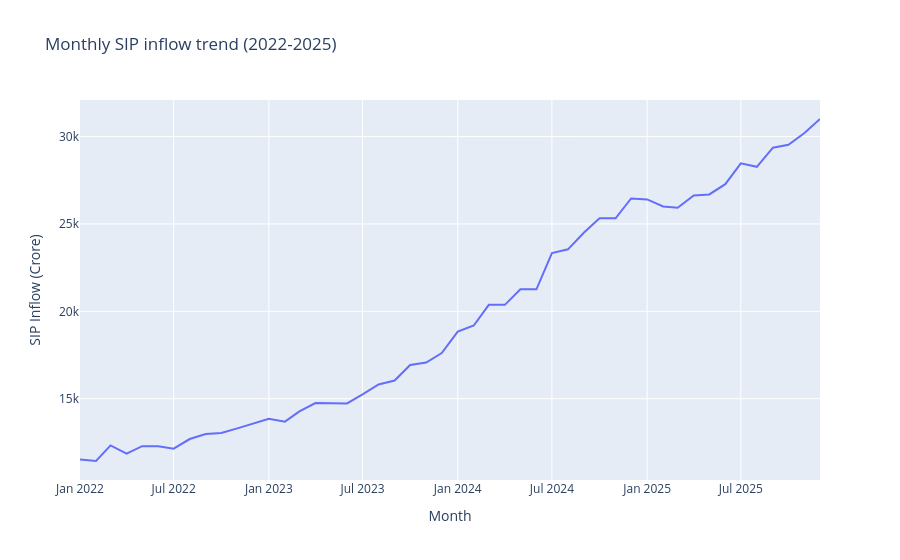

The cell this chart's notebook holds for it:
### Code cell
fig = px.line(
    sip_df,
    x='month',
    y='sip_inflow_crore',
    title='Monthly SIP inflow trend (2022-2025)',
    labels={
        "month":"Month",
        "sip_inflow_crore":"SIP Inflow (Crore)"
    }
)
fig.show()
